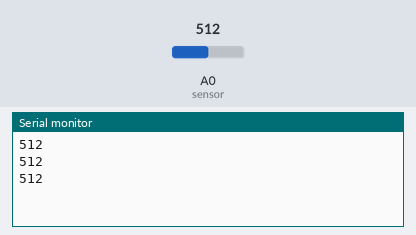
The sketch below on a simulated Arduino Uno, built with avr-gcc and run on an emulated ATmega328P. Parts: the last lines printed to the serial monitor. The test bench sets the inputs (shaded band); at power-on: A0 (sensor) = 512.

Above: at 1.2 s.
1.3 s: A0 (sensor) set to 306
At 1.9 s:
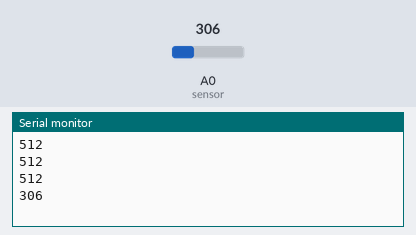
2.8 s: A0 (sensor) set to 122
At 3.4 s:
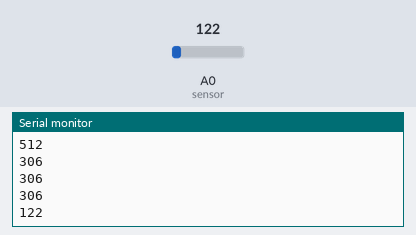
Timing chart, 0 to 5.8 s (numbered marks = the images above; inputs shaded):
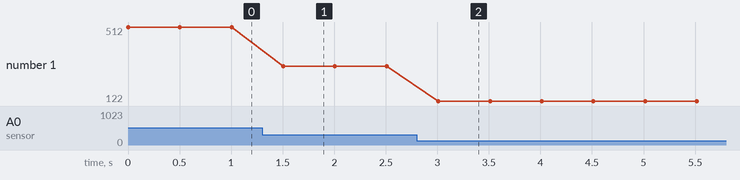

The sketch:

P3_ValorMenorLecturas.ino
```cpp
int sensor = A0;
void setup() {
  // put your setup code here, to run once:
  Serial.begin(9600);
}
int lecturas = 10;
int contLecturas = 0;
int valor = 0;
int valorMenor = 1024;
void loop() {
  // put your main code here, to run repeatedly:
  for(contLecturas = 0; contLecturas < lecturas; contLecturas++){
      valor = analogRead(sensor);
      if(valor < valorMenor){ valorMenor = valor;      }
      delayMicroseconds(10);
  }
  Serial.println(valorMenor);
  delay(500);
}
```

Measured:
- after the input at 1.3 s, the serial monitor: prints a new line after 0.21 s (image 1)
- after the input at 2.8 s, the serial monitor: prints a new line after 0.21 s (image 2)
- plotted number 1: 512 → 306 after the input at 1.3 s, 306 → 122 after the input at 2.8 s
